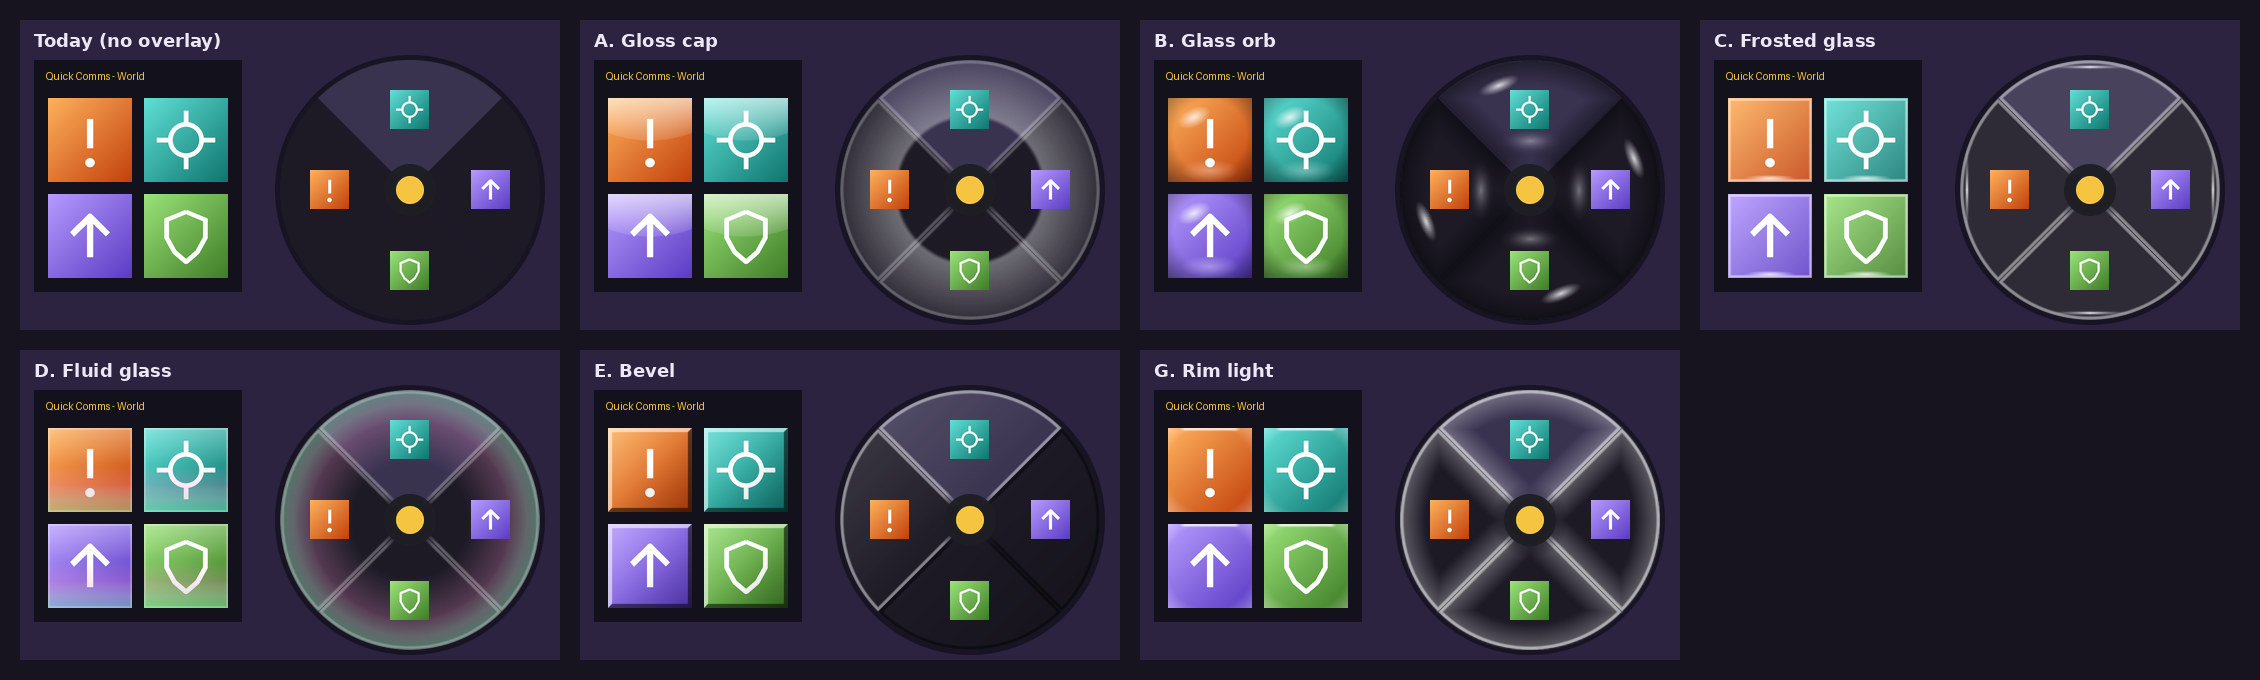

Python code for this plot:
#!/usr/bin/env python3
"""Composite the generated shine textures onto a sample pad and dial the way the client draws them:
BLEND mode, SetVertexColor tint (rgb) and Strength (alpha), a slice's overlay masked by its sector."""
import math
import os
import sys

import numpy as np
from PIL import Image, ImageDraw, ImageFont

TEX, SECTORS, OUT = sys.argv[1], sys.argv[2], sys.argv[3]
STRENGTH = 0.85
SCENE = (43, 35, 64)
SS = 4


def load(name, folder=TEX):
    return Image.open(os.path.join(folder, name)).convert("RGBA")


def tinted(img, rgb=(255, 255, 255), alpha=1.0, size=None):
    if size:
        img = img.resize(size, Image.LANCZOS)
    a = np.asarray(img).astype(np.float64) / 255
    a[..., 0] *= rgb[0] / 255
    a[..., 1] *= rgb[1] / 255
    a[..., 2] *= rgb[2] / 255
    a[..., 3] *= alpha
    return Image.fromarray((a * 255 + 0.5).astype(np.uint8), "RGBA")


def masked(img, mask):
    a = np.asarray(img).astype(np.float64)
    m = np.asarray(mask.convert("RGBA")).astype(np.float64)[..., 3] / 255
    a[..., 3] *= m
    return Image.fromarray(a.astype(np.uint8), "RGBA")


def put(dst, img, cx, cy):
    dst.alpha_composite(img, (int(round(cx - img.width / 2)), int(round(cy - img.height / 2))))


TILES = {"O": ((255, 177, 92), (194, 65, 12)), "T": ((95, 224, 214), (15, 118, 110)),
         "V": ((182, 155, 255), (91, 60, 196)), "G": ((155, 227, 122), (63, 125, 38))}


def tile(kind, size):
    S = size * SS
    a, b = TILES[kind]
    yy, xx = np.mgrid[0:S, 0:S] / (S - 1)
    t = (xx + yy) / 2
    rgb = np.dstack([a[i] + (b[i] - a[i]) * t for i in range(3)])
    img = Image.fromarray(np.dstack([rgb, np.full((S, S), 255)]).astype(np.uint8), "RGBA")
    d = ImageDraw.Draw(img)
    k = S / 52
    w = int(4 * k)
    if kind == "O":
        d.line([(26 * k, 13 * k), (26 * k, 31 * k)], fill="white", width=w)
        d.ellipse([(23.2 * k, 37.2 * k), (28.8 * k, 42.8 * k)], fill="white")
    elif kind == "T":
        d.ellipse([(15 * k, 15 * k), (37 * k, 37 * k)], outline="white", width=int(3 * k))
        for seg in [((26, 8), (26, 16)), ((26, 36), (26, 44)), ((8, 26), (16, 26)), ((36, 26), (44, 26))]:
            d.line([(p[0] * k, p[1] * k) for p in seg], fill="white", width=int(3 * k))
    elif kind == "V":
        d.line([(26 * k, 39 * k), (26 * k, 14 * k)], fill="white", width=w)
        d.line([(15 * k, 25 * k), (26 * k, 14 * k), (37 * k, 25 * k)], fill="white", width=w, joint="curve")
    else:
        pts = [(26, 11), (38, 16), (38, 27), (33, 36), (26, 42), (19, 36), (14, 27), (14, 16), (26, 11)]
        d.line([(p[0] * k, p[1] * k) for p in pts], fill="white", width=int(3 * k), joint="curve")
    return img.resize((size, size), Image.LANCZOS)


def disc_img(D, rgb, a):
    S = D * SS
    img = Image.new("RGBA", (S, S), (0, 0, 0, 0))
    ImageDraw.Draw(img).ellipse([(0, 0), (S - 1, S - 1)], fill=rgb + (int(a * 255),))
    return img.resize((D, D), Image.LANCZOS)


def pad(cell, ox, oy, look):
    B, gap = 84, 12
    frame = Image.new("RGBA", (2 * B + gap + 28, 2 * B + gap + 52), (13, 12, 18, 200))
    put(cell, frame, ox + frame.width / 2, oy + frame.height / 2)
    ImageDraw.Draw(cell).text((ox + 12, oy + 10), "Quick Comms - World", fill=(245, 197, 66))
    for i, kind in enumerate("OTVG"):
        x = ox + 14 + (i % 2) * (B + gap)
        y = oy + 38 + (i // 2) * (B + gap)
        btn = tile(kind, B)
        if look:
            btn.alpha_composite(tinted(load("shine-pad-%s.tga" % look), alpha=STRENGTH, size=(B, B)))
            if look == "fluid":
                btn.alpha_composite(tinted(load("shine-pad-fluid-bloom1.tga"), (255, 154, 213), STRENGTH, (B, B)))
                btn.alpha_composite(tinted(load("shine-pad-fluid-bloom2.tga"), (138, 255, 193), STRENGTH, (B, B)))
        cell.alpha_composite(btn, (x, y))


def dial(cell, cx, cy, look, R=130):
    D = 2 * R
    put(cell, disc_img(int(D * 1.04), (11, 10, 16), 0.6), cx, cy)
    sector = load("dial-sector-4.tga", SECTORS).resize((D, D), Image.LANCZOS)
    for j, deg in enumerate([270, 0, 90, 180]):
        a = math.radians(deg)
        mask = sector.rotate(-deg, resample=Image.BICUBIC)
        hover = deg == 0
        fill = tinted(mask, (59, 53, 82) if hover else (29, 27, 38), 0.95 if hover else 0.9)
        put(cell, fill, cx, cy)
        if look:
            W = (255, 255, 255)
            rim = load("shine-edge-rim-4.tga").resize((D, D), Image.LANCZOS).rotate(-deg, resample=Image.BICUBIC)
            soft = load("shine-edge-soft-4.tga").resize((D, D), Image.LANCZOS).rotate(-deg, resample=Image.BICUBIC)

            def disc(name, rgb=W, al=1.0):
                put(cell, masked(tinted(load(name), rgb, STRENGTH * al, (D, D)), mask), cx, cy)

            def edge(img, rgb, al):
                put(cell, tinted(img, rgb, STRENGTH * al), cx, cy)

            def local(lx, ly):
                return (cx + (lx * math.cos(a) - ly * math.sin(a)) * R, cy + (lx * math.sin(a) + ly * math.cos(a)) * R)

            def sprite(name, w, h, lx, ly, rot, al=1.0):
                s = tinted(load(name), alpha=STRENGTH * al, size=(int(w * R), max(4, int(h * R))))
                put(cell, s.rotate(rot - deg, expand=True, resample=Image.BICUBIC), *local(lx, ly))
            if look == "gloss":
                disc("shine-dial-gloss.tga")
                edge(rim, W, 0.3)
            elif look == "orb":
                edge(soft, (0, 0, 0), 0.5)
                sprite("shine-glow.tga", 0.5, 0.2, 0, -0.38, 0, 0.45)
                sprite("shine-spot.tga", 0.34, 0.12, -0.24, -0.80, 22)
            elif look == "frost":
                put(cell, masked(Image.new("RGBA", (D, D), (255, 255, 255, int(255 * 0.09 * STRENGTH))), mask), cx, cy)
                edge(rim, W, 0.55)
                sprite("shine-streak.tga", 0.68, 0.05, 0, -0.95, 0)
            elif look == "fluid":
                disc("shine-dial-fluid-bloom1.tga", (255, 154, 213))
                disc("shine-dial-fluid-bloom2.tga", (138, 255, 193))
                edge(rim, W, 0.35)
            elif look == "bevel":
                disc("shine-dial-bevel.tga")
                k = math.cos(a - math.radians(315))
                edge(rim, W if k >= 0 else (0, 0, 0), (0.25 + 0.45 * abs(k)))
            elif look == "rim":
                edge(soft, W, 0.35)
                edge(rim, W, 0.6)
    for kind, (lx, ly) in zip("OTVG", [(-0.62, 0), (0, -0.62), (0.62, 0), (0, 0.62)]):
        put(cell, tile(kind, int(0.30 * R)), cx + lx * R, cy + ly * R)
    put(cell, disc_img(int(0.40 * R), (30, 30, 36), 0.95), cx, cy)
    put(cell, disc_img(int(0.22 * R), (245, 197, 66), 1.0), cx, cy)


LOOKS = [(None, "Today (no overlay)"), ("gloss", "A. Gloss cap"), ("orb", "B. Glass orb"),
         ("frost", "C. Frosted glass"), ("fluid", "D. Fluid glass"), ("bevel", "E. Bevel"), ("rim", "G. Rim light")]
CW, CH = 560, 330
cols = 4
sheet = Image.new("RGBA", (CW * cols + 20, CH * 2 + 20), (23, 20, 31, 255))
try:
    font = ImageFont.truetype("DejaVuSans-Bold.ttf", 18)
except OSError:
    font = ImageFont.load_default()
for i, (look, title) in enumerate(LOOKS):
    cell = Image.new("RGBA", (CW - 20, CH - 20), SCENE + (255,))
    pad(cell, 14, 40, look)
    dial(cell, 390, 170, look)
    ImageDraw.Draw(cell).text((14, 10), title, fill=(236, 232, 245), font=font)
    sheet.alpha_composite(cell, (20 + (i % cols) * CW, 20 + (i // cols) * CH))
sheet.convert("RGB").save(OUT)
print("wrote", OUT)
